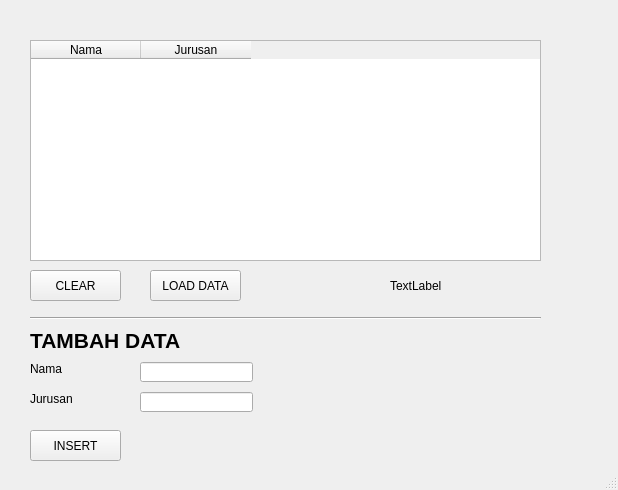
<?xml version="1.0" encoding="UTF-8"?>
<ui version="4.0">
 <class>MainWindow</class>
 <widget class="QMainWindow" name="MainWindow">
  <property name="geometry">
   <rect>
    <x>0</x>
    <y>0</y>
    <width>618</width>
    <height>490</height>
   </rect>
  </property>
  <property name="windowTitle">
   <string>MainWindow</string>
  </property>
  <widget class="QWidget" name="centralwidget">
   <widget class="QTableWidget" name="tableWidget">
    <property name="geometry">
     <rect>
      <x>30</x>
      <y>40</y>
      <width>511</width>
      <height>221</height>
     </rect>
    </property>
    <property name="wordWrap">
     <bool>true</bool>
    </property>
    <attribute name="horizontalHeaderCascadingSectionResizes">
     <bool>false</bool>
    </attribute>
    <attribute name="horizontalHeaderDefaultSectionSize">
     <number>110</number>
    </attribute>
    <attribute name="verticalHeaderMinimumSectionSize">
     <number>23</number>
    </attribute>
    <column>
     <property name="text">
      <string>Nama</string>
     </property>
    </column>
    <column>
     <property name="text">
      <string>Jurusan</string>
     </property>
    </column>
   </widget>
   <widget class="QPushButton" name="pushButton">
    <property name="geometry">
     <rect>
      <x>30</x>
      <y>270</y>
      <width>91</width>
      <height>31</height>
     </rect>
    </property>
    <property name="text">
     <string>CLEAR</string>
    </property>
   </widget>
   <widget class="QPushButton" name="pushButton_2">
    <property name="geometry">
     <rect>
      <x>150</x>
      <y>270</y>
      <width>91</width>
      <height>31</height>
     </rect>
    </property>
    <property name="text">
     <string>LOAD DATA</string>
    </property>
   </widget>
   <widget class="QLabel" name="label">
    <property name="geometry">
     <rect>
      <x>390</x>
      <y>275</y>
      <width>151</width>
      <height>21</height>
     </rect>
    </property>
    <property name="text">
     <string>TextLabel</string>
    </property>
   </widget>
   <widget class="QPushButton" name="pushButton_3">
    <property name="geometry">
     <rect>
      <x>30</x>
      <y>430</y>
      <width>91</width>
      <height>31</height>
     </rect>
    </property>
    <property name="text">
     <string>INSERT</string>
    </property>
   </widget>
   <widget class="QLineEdit" name="lineEdit">
    <property name="geometry">
     <rect>
      <x>140</x>
      <y>362</y>
      <width>113</width>
      <height>20</height>
     </rect>
    </property>
   </widget>
   <widget class="QLineEdit" name="lineEdit_2">
    <property name="geometry">
     <rect>
      <x>140</x>
      <y>392</y>
      <width>113</width>
      <height>20</height>
     </rect>
    </property>
   </widget>
   <widget class="QLabel" name="label_2">
    <property name="geometry">
     <rect>
      <x>30</x>
      <y>362</y>
      <width>47</width>
      <height>13</height>
     </rect>
    </property>
    <property name="text">
     <string>Nama</string>
    </property>
   </widget>
   <widget class="QLabel" name="label_3">
    <property name="geometry">
     <rect>
      <x>30</x>
      <y>392</y>
      <width>47</width>
      <height>13</height>
     </rect>
    </property>
    <property name="text">
     <string>Jurusan</string>
    </property>
   </widget>
   <widget class="Line" name="line">
    <property name="geometry">
     <rect>
      <x>30</x>
      <y>310</y>
      <width>511</width>
      <height>16</height>
     </rect>
    </property>
    <property name="orientation">
     <enum>Qt::Horizontal</enum>
    </property>
   </widget>
   <widget class="QLabel" name="label_4">
    <property name="geometry">
     <rect>
      <x>30</x>
      <y>330</y>
      <width>181</width>
      <height>21</height>
     </rect>
    </property>
    <property name="font">
     <font>
      <pointsize>16</pointsize>
      <weight>75</weight>
      <bold>true</bold>
     </font>
    </property>
    <property name="text">
     <string>TAMBAH DATA</string>
    </property>
   </widget>
  </widget>
  <widget class="QStatusBar" name="statusbar"/>
 </widget>
 <resources/>
 <connections/>
</ui>
